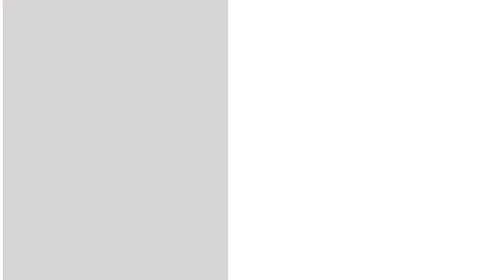
//> input picture cpp/project_with_opencv/Input/test_bw.png, 500 x 280 px
$ ./main   (built with g++ and OpenCV 4)
//> lines starting //> are read from the running program, lines starting //| are printed output that depends on the picture
#include <cassert>
#include <ctime>
#include <iostream>
#include <opencv2/core/core.hpp>
#include <opencv2/highgui/highgui.hpp>

using namespace cv;
using namespace std;

Mat colorize(Mat bw, Mat user_colored, float intensity_threshold, int size_window) {

    Mat diff = cv::abs(bw - user_colored);
    Mat diff_summed;
    cout << cv::sum(diff) << endl;
    cv::reduce(diff, diff_summed, 1, REDUCE_SUM, CV_32F); // not sure if this works??

    return bw; //dummy return

}

// make main
// ./main
int main() {
    Mat bw = imread("./Input/test_bw.png");
//> bw is the input picture: 280 rows x 500 cols, CV_8UC3; mean B, G, R 236.6, 236.5, 236.5
    bw.convertTo(bw,CV_32F);
//> bw: 280 rows x 500 cols, CV_32FC3
    bw = bw * 1.f/255.f;
    Mat user_colored = imread("./Input/test.png");
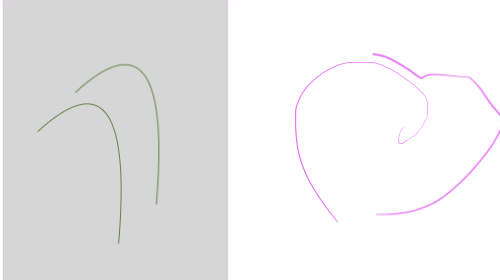
//> input picture cpp/project_with_opencv/Input/test.png, 500 x 280 px
//> user_colored is the input picture: 280 rows x 500 cols, CV_8UC3; mean B, G, R 236.1, 235.4, 236.1
    user_colored.convertTo(user_colored,CV_32F);
//> user_colored: 280 rows x 500 cols, CV_32FC3
    user_colored = user_colored * 1.f/255.f;

    // user_colored and bw are exactly same as matlab

    Mat out = colorize(bw, user_colored, .01f, 1);
//> in colorize, `Mat diff = cv::abs(bw - user_colored);`:
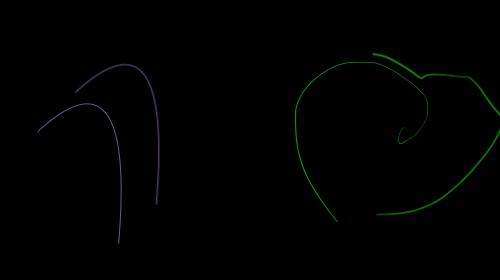
//> diff: 280 rows x 500 cols, CV_32FC3; mean B, G, R 0.0019, 0.00405, 0.0018
//| [266.565, 566.455, 251.882, 0]
//> in colorize, `cv::reduce(diff, diff_summed, 1, REDUCE_SUM, CV_32F);`: diff_summed = 280 rows, first 8: [0, 0, 0], [0, 0, 0], [0, 0, 0], [0, 0, 0], [0, 0, 0], [0, 0, 0], [0, 0, 0], [0, 0, 0]
}
